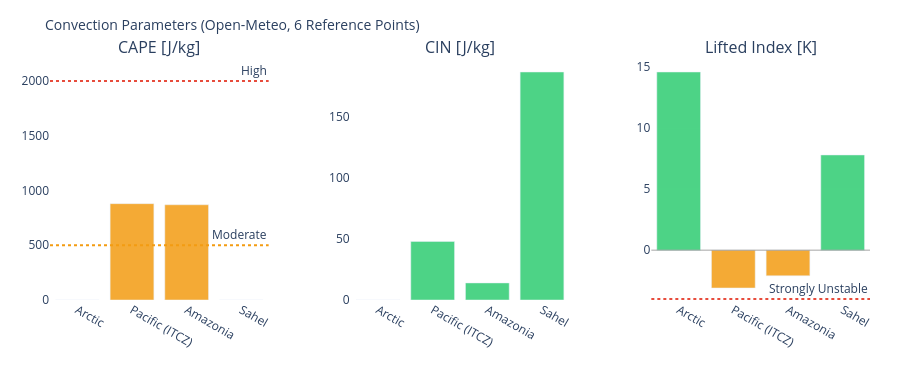

The notebook cell saved with this chart:
### Markdown cell above
---
## 3. Visualizations

### Code cell
# ============================================================
# CAPE / CIN / LIFTED INDEX – Convection potential
# ============================================================

if not df_atm.empty:
    fig = make_subplots(
        rows=1, cols=3,
        subplot_titles=['CAPE [J/kg]', 'CIN [J/kg]', 'Lifted Index [K]'],
        horizontal_spacing=0.1
    )
    pts = df_atm['point'].tolist()
    pt_colors = ['#E85D24','#185FA5','#888780','#378ADD','#639922','#F2A623']

    # CAPE – höher = mehr Gewitterpotential
    cape_vals = df_atm['cape'].fillna(0).tolist()
    cape_colors = ['#e74c3c' if v > 2000 else '#f39c12' if v > 500 else '#2ecc71'
                   for v in cape_vals]
    fig.add_trace(go.Bar(x=pts, y=cape_vals, marker_color=cape_colors,
                         opacity=0.85, showlegend=False), row=1, col=1)
    fig.add_hline(y=2000, line_dash='dot', line_color='#e74c3c',
                  annotation_text='High', row=1, col=1)
    fig.add_hline(y=500,  line_dash='dot', line_color='#f39c12',
                  annotation_text='Moderate', row=1, col=1)

    # CIN – negativer = stärker gedeckelt (weniger Auslöse)
    cin_vals = df_atm['cin'].fillna(0).tolist()
    cin_colors = ['#e74c3c' if v < -200 else '#f39c12' if v < -50 else '#2ecc71'
                  for v in cin_vals]
    fig.add_trace(go.Bar(x=pts, y=cin_vals, marker_color=cin_colors,
                         opacity=0.85, showlegend=False), row=1, col=2)

    # Lifted Index – negativ = instabil
    li_vals = df_atm['li'].fillna(0).tolist()
    li_colors = ['#e74c3c' if v < -4 else '#f39c12' if v < 0 else '#2ecc71'
                 for v in li_vals]
    fig.add_trace(go.Bar(x=pts, y=li_vals, marker_color=li_colors,
                         opacity=0.85, showlegend=False), row=1, col=3)
    fig.add_hline(y=0, line_color='gray', line_width=0.7, row=1, col=3)
    fig.add_hline(y=-4, line_dash='dot', line_color='#e74c3c',
                  annotation_text='Strongly Unstable', row=1, col=3)

    fig.update_layout(
        title=dict(text='Convection Parameters (Open-Meteo, 6 Reference Points)', font=dict(size=14)),
        height=380, plot_bgcolor='rgba(0,0,0,0)', paper_bgcolor='rgba(0,0,0,0)',
        margin=dict(l=50, r=30, t=60, b=80)
    )
    fig.update_xaxes(tickangle=30)
    fig.show()

### Figure 1 — Plotly figure (JSON) as saved in the notebook; plotly's stock layout.template omitted (floating-point values rounded to 4 significant figures)
{"data": [{"marker": {"color": ["#2ecc71", "#f39c12", "#f39c12", "#2ecc71"]}, "opacity": 0.85, "showlegend": false, "type": "bar", "x": ["Arctic", "Pacific (ITCZ)", "Amazonia", "Sahel"], "xaxis": "x", "y": [0.0, 880.0, 870.0, 0.0], "yaxis": "y"}, {"marker": {"color": ["#2ecc71", "#2ecc71", "#2ecc71", "#2ecc71"]}, "opacity": 0.85, "showlegend": false, "type": "bar", "x": ["Arctic", "Pacific (ITCZ)", "Amazonia", "Sahel"], "xaxis": "x2", "y": [0.0, 48.0, 14.0, 187.0], "yaxis": "y2"}, {"marker": {"color": ["#2ecc71", "#f39c12", "#f39c12", "#2ecc71"]}, "opacity": 0.85, "showlegend": false, "type": "bar", "x": ["Arctic", "Pacific (ITCZ)", "Amazonia", "Sahel"], "xaxis": "x3", "y": [14.6, -3.1, -2.1, 7.8], "yaxis": "y3"}], "layout": {"annotations": [{"font": {"size": 16}, "showarrow": false, "text": "CAPE [J/kg]", "x": 0.1333, "xanchor": "center", "xref": "paper", "y": 1.0, "yanchor": "bottom", "yref": "paper"}, {"font": {"size": 16}, "showarrow": false, "text": "CIN [J/kg]", "x": 0.5, "xanchor": "center", "xref": "paper", "y": 1.0, "yanchor": "bottom", "yref": "paper"}, {"font": {"size": 16}, "showarrow": false, "text": "Lifted Index [K]", "x": 0.8667, "xanchor": "center", "xref": "paper", "y": 1.0, "yanchor": "bottom", "yref": "paper"}, {"showarrow": false, "text": "High", "x": 1, "xanchor": "right", "xref": "x domain", "y": 2000, "yanchor": "bottom", "yref": "y"}, {"showarrow": false, "text": "Moderate", "x": 1, "xanchor": "right", "xref": "x domain", "y": 500, "yanchor": "bottom", "yref": "y"}, {"showarrow": false, "text": "Strongly Unstable", "x": 1, "xanchor": "right", "xref": "x3 domain", "y": -4, "yanchor": "bottom", "yref": "y3"}], "height": 380, "margin": {"b": 80, "l": 50, "r": 30, "t": 60}, "paper_bgcolor": "rgba(0,0,0,0)", "plot_bgcolor": "rgba(0,0,0,0)", "shapes": [{"line": {"color": "#e74c3c", "dash": "dot"}, "type": "line", "x0": 0, "x1": 1, "xref": "x domain", "y0": 2000, "y1": 2000, "yref": "y"}, {"line": {"color": "#f39c12", "dash": "dot"}, "type": "line", "x0": 0, "x1": 1, "xref": "x domain", "y0": 500, "y1": 500, "yref": "y"}, {"line": {"color": "gray", "width": 0.7}, "type": "line", "x0": 0, "x1": 1, "xref": "x3 domain", "y0": 0, "y1": 0, "yref": "y3"}, {"line": {"color": "#e74c3c", "dash": "dot"}, "type": "line", "x0": 0, "x1": 1, "xref": "x3 domain", "y0": -4, "y1": -4, "yref": "y3"}], "title": {"font": {"size": 14}, "text": "Convection Parameters (Open-Meteo, 6 Reference Points)"}, "xaxis": {"anchor": "y", "domain": [0.0, 0.2667], "tickangle": 30}, "xaxis2": {"anchor": "y2", "domain": [0.3667, 0.6333], "tickangle": 30}, "xaxis3": {"anchor": "y3", "domain": [0.7333, 1.0], "tickangle": 30}, "yaxis": {"anchor": "x", "domain": [0.0, 1.0]}, "yaxis2": {"anchor": "x2", "domain": [0.0, 1.0]}, "yaxis3": {"anchor": "x3", "domain": [0.0, 1.0]}}}
